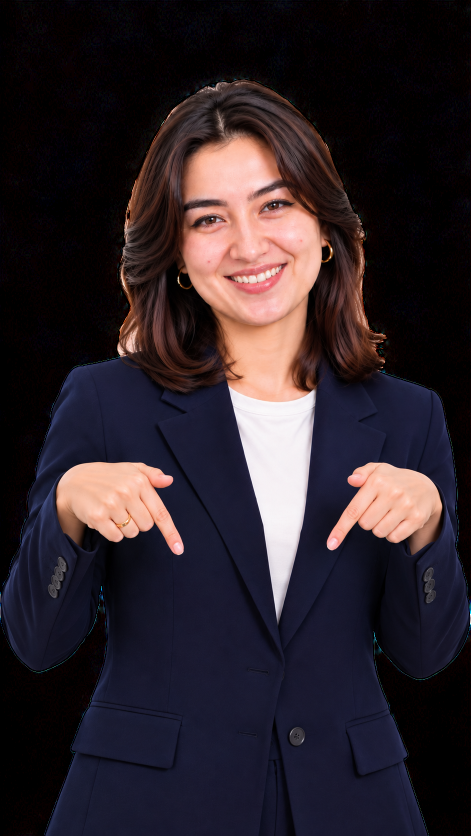
#> input picture assets/poses/down_cut.png, 941 x 1672 px (shown at 1/2 size)
$ python -i xato_v1.py   (imports and definitions only)
#> lines starting #> are read from the running program, lines starting #| are printed output that depends on the picture
"""Maxsus video: "Xato va to'g'risi" (bunday demang — bunday deng). lesson_v2.py bilan bir xil brend ko'rinishi.
Ishlatish: python3 xato_v1.py specials/xato-01.json [sheet]
Ovoz: voice_uz/dars-NN/{hook,slow0,norm0,uz0,...,example,exuz,turn,rep0,...,next}.wav (oldindan tayyorlangan)
Natija: videos/dars-NN/ ichida dars-NN.mp4, cover.jpg, caption.txt"""
import json, math, os, subprocess, sys
import numpy as np
import soundfile as sf
from PIL import Image, ImageDraw, ImageFilter, ImageFont

ROOT = os.path.dirname(os.path.abspath(__file__))
# [2 lines not run here, left out]
# [1 line that did not run here, left out]
# [1 line that did not run here, left out]
# [1 line that did not run here, left out]
# [1 line not run here, left out]
# [1 line that did not run here, left out]
# [1 line that did not run here, left out]
W, H, FPS = 1080, 1920, 30
FD = f"{ROOT}/fonts/"

# ---------------------------------------------------------------- ranglar (brend): och binafsha fon, to'q siyohrang yozuv, nilufar marker
BG, INK, HL, CORAL = (251, 248, 254), (38, 28, 74), (208, 180, 244), (124, 78, 200)
GREY, SOFT, WHITE, GREEN, PADC = (124, 118, 146), (240, 233, 249), (255, 255, 255), (38, 158, 108), (224, 204, 247)
# Instagram xavfsiz hududi: tepadan ~250, pastdan ~350 px interfeys; muhim matn 270..1560 oralig'ida
CARD = (90, 650, 990, 1100)
RED = (214, 69, 80)


def pop(size, w="Bold"):
    return ImageFont.truetype(f"{FD}Poppins-{w}.ttf", size)


# [10 lines left out: functions lora, fra, not called in this run]


_tc = {}


# [17 lines left out: functions txt, fit, not called in this run]


def ease(x):
    x = min(max(x, 0.0), 1.0)
    return 1 - (1 - x) ** 3


# [34 lines left out: functions put, marker, pill, not called in this run]


# ================================================================ ovoz yo'lagi (tayyor bo'laklardan, o'lik pauzasiz)
segs = [("hook", 0.5)]
# [3 lines not run here, left out]
sr = 24000
chunks, tcur, timing = [np.zeros(int(0.15 * sr), dtype=np.float32)], 0.15, []
# [9 lines not run here, left out]
voice = np.concatenate(chunks)
TV = len(voice) / sr
TOTAL = TV + 1.3
L = {x["id"]: x for x in timing}
# [1 line not run here, left out]
voice = np.concatenate([voice, np.zeros(int(TOTAL * sr) - len(voice))])
NF = int(TOTAL * FPS)
env = np.array([np.sqrt(np.mean(voice[int(i / FPS * sr): int((i + 1) / FPS * sr)] ** 2) + 1e-9) for i in range(NF + 1)])
env = env / env.max()

# ---------------------------------------------------------------- sahnalar
# [1 line that did not run here, left out]
# [1 line that did not run here, left out]
# [1 line that did not run here, left out]
# [1 line that did not run here, left out]
# [1 line that did not run here, left out]
# [1 line that did not run here, left out]
# [1 line that did not run here, left out]

# ================================================================ tovush: fon musiqa, yumshoq o'tish tovushlari
rng = np.random.default_rng(3)
sfx = np.zeros(len(voice))
# [16 lines not run here, left out]
sys.path.insert(0, ROOT)
from music import make as make_music
_e = np.convolve(np.abs(voice), np.ones(int(0.05 * sr)) / int(0.05 * sr), mode="same")
duck = 1 - 0.6 * np.clip(_e / _e.max() * 10, 0, 1)
duck = np.convolve(duck, np.ones(int(0.18 * sr)) / int(0.18 * sr), mode="same")
tt = np.arange(len(voice)) / sr
fade = np.minimum(1, np.minimum(tt / 0.3, (TOTAL - tt) / 1.2)).clip(0)
# [1 line that did not run here, left out]
# [1 line not run here, left out]

# ================================================================ fon va o'qituvchi
_bg = Image.new("RGB", (W, H), BG)
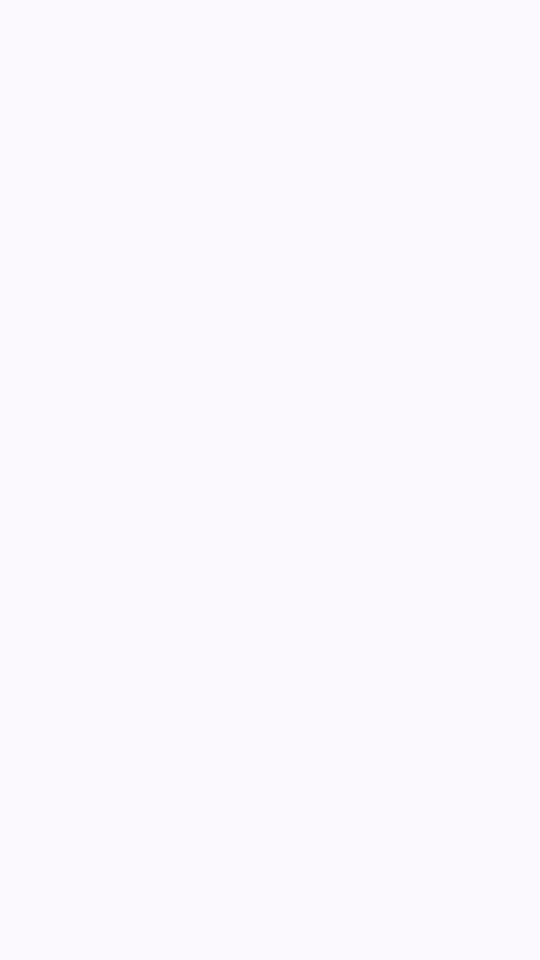
#> _bg: PIL image 1080x1920 RGB (shown at 1/2 size); mean R, G, B 251, 248, 254
_d = ImageDraw.Draw(_bg)
# [3 lines not run here, left out]
BGIM = _bg.convert("RGBA")

TS = 0.62                                                    # o'qituvchi kichikroq: mazmunga ko'proq joy
# [1 line not run here, left out]
POSE = {}
# [4 lines not run here, left out]
PAD_BOX = (540 - 292, 1312, 540 + 292, 2100)
PR = 126


def pose_at(t):
    if t < WA[0]:
        return "wave"
    for i in range(NI):
        if WA[i] <= t < WB[i]:
            return "point" if t < TW[i] else ("open" if t < TR[i] else "thumbs")
    return "down" if t < TOTAL - 1.4 else "heart"


POSE_CUTS, _p = [0.0], None
# [5 lines not run here, left out]


def teacher(fr, t, pose=None):
    img0, x0, y0 = POSE[pose or pose_at(t)]
    last = max([c for c in POSE_CUTS + CUTS if c <= t] or [0])
    k = (t - last) / 0.32
    bob = 5 * math.sin(t * 2 * math.pi / 4.0)
    px0, py0, px1, py1 = PAD_BOX
    ImageDraw.Draw(fr).rounded_rectangle(PAD_BOX, radius=PR, fill=PADC)
    sc = 1 + 0.035 * math.sin(min(k, 1) * math.pi) if (k < 1 and last > 0) else 1.0
    img = img0 if sc == 1.0 else img0.resize((int(img0.width * sc), int(img0.height * sc)), Image.BILINEAR)
    x = int(x0 - (img.width - img0.width) / 2)
    y = int(y0 + bob - (img.height - img0.height) * 0.6)
    mask = Image.new("L", img.size, 0)
    md = ImageDraw.Draw(mask)
    md.rectangle((0, 0, img.width, py0 + PR - y), fill=255)
    md.rounded_rectangle((px0 - x, py0 - y, px1 - x, py1 - y), radius=PR, fill=255)
    side = Image.new("L", img.size, 0)
    ImageDraw.Draw(side).rectangle((px0 - x, 0, px1 - x, img.height), fill=255)
    top = Image.new("L", img.size, 0)
    ImageDraw.Draw(top).rectangle((0, 0, img.width, py0 - y), fill=255)
    m = np.maximum(np.array(top), np.minimum(np.array(mask), np.array(side)))
    m = np.minimum(m, np.array(img.getchannel("A")))
    fr.paste(img.convert("RGB"), (x, y), Image.fromarray(m))


# ================================================================ umumiy elementlar
def _card():
    x0, y0, x1, y1 = CARD
    M = 70
    im = Image.new("RGBA", (x1 - x0 + M * 2, y1 - y0 + M * 2), (0,) * 4)
#> im: PIL image 1040x590 RGBA; every value is 0
    sh = Image.new("RGBA", im.size, (0,) * 4)
    ImageDraw.Draw(sh).rounded_rectangle((M, M + 18, im.width - M, im.height - M + 18), radius=56, fill=(38, 28, 74, 46))
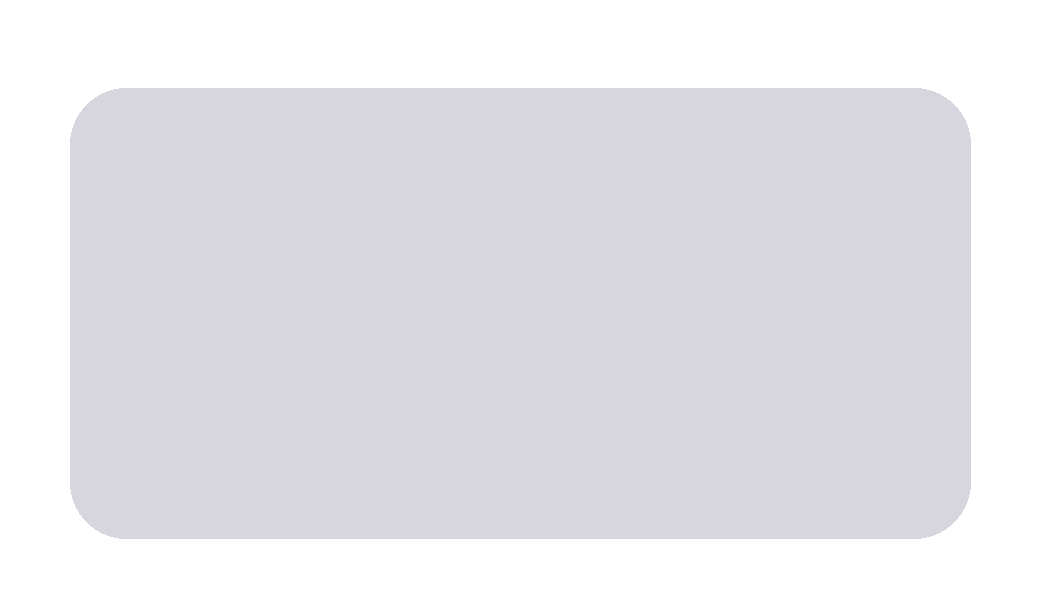
#> sh: PIL image 1040x590 RGBA; mean R, G, B, A 25, 18.4, 48.7, 30.3; transparent parts drawn white
    im.alpha_composite(sh.filter(ImageFilter.GaussianBlur(26)))
    ImageDraw.Draw(im).rounded_rectangle((M, M, im.width - M, im.height - M), radius=56, fill=WHITE, outline=(232, 224, 243), width=3)
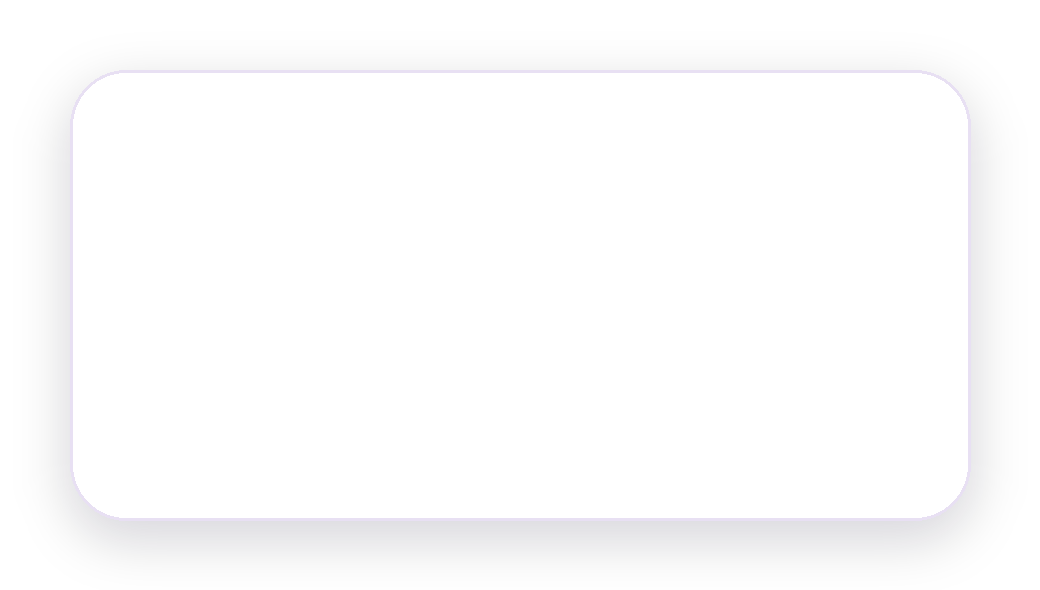
#> im: PIL image 1040x590 RGBA; mean R, G, B, A 169.4, 168.7, 171.3, 170.1; transparent parts drawn white
    return im


CARD_IM = _card()
CCX, CCY = (CARD[0] + CARD[2]) // 2, (CARD[1] + CARD[3]) // 2
# [1 line that did not run here, left out]


# [85 lines left out: functions stage_at, header, underline, headline, eq, status and 2 more, not called in this run]


YW, YR, YT, YN = 745, 880, 968, 1040                          # kartochka ichidagi qatorlar


# [42 lines left out: functions item_scene, end_scene, not called in this run]


# [1 line that did not run here, left out]
# [1 line that did not run here, left out]
# [1 line that did not run here, left out]
# [1 line that did not run here, left out]
# [1 line that did not run here, left out]


# [32 lines left out: functions teaser, hook_scene, not called in this run]


def render(i):
    t = i / FPS
    fr = BGIM.copy()
    teacher(fr, t)
    if t < WA[0]:
        hook_scene(fr, t)
    else:
        header(fr, t)
        for k in range(NI):
            if WA[k] <= t < WB[k]:
                item_scene(fr, t, k)
        if t >= t_end:
            end_scene(fr, t)
    return fr.convert("RGB")


# [17 lines left out: function cover, not called in this run]


# [24 lines not run here, left out]

>>> import cv2
>>> picture = cv2.imread('assets/poses/down_cut.png', cv2.IMREAD_GRAYSCALE)
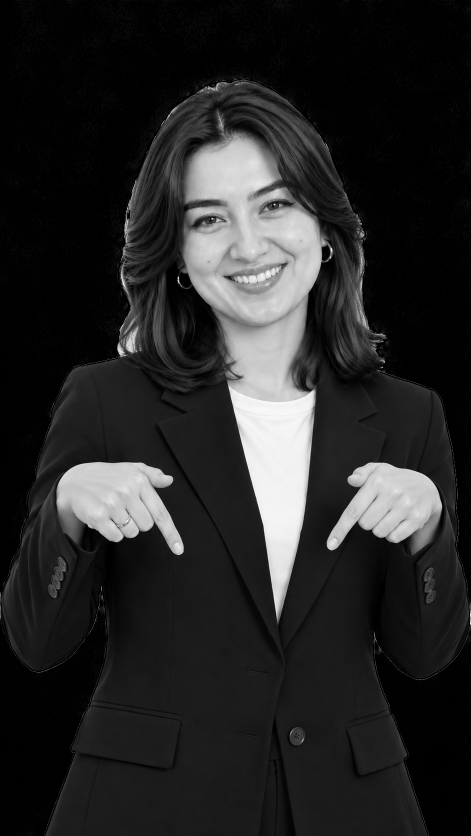
#> picture: shape (1672, 941) (shown at 1/2 size); min 0, max 255, mean 39.1
>>> result = render(picture)
#> (the run stopped early here; a loop or call above may not have finished)

$ run again, on assets/poses/smile_cut.png
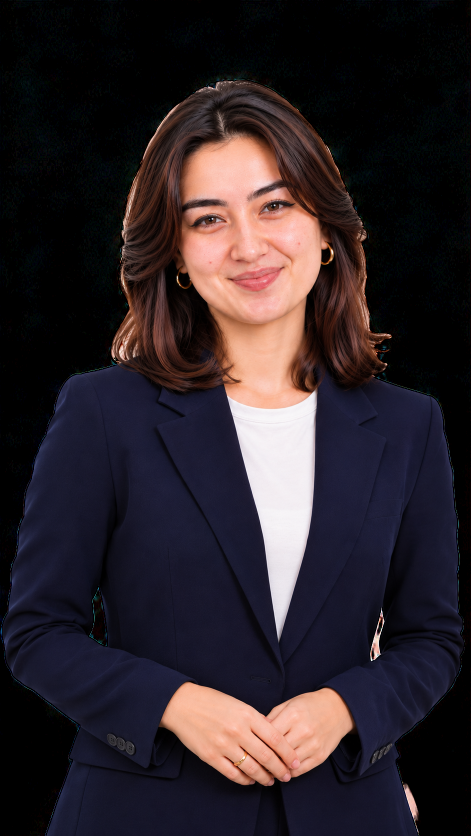
#> input picture assets/poses/smile_cut.png, 941 x 1672 px (shown at 1/2 size)
#> `picture = cv2.imread('assets/poses/down_cut.png', cv2.IMREAD_GRAYSCALE)`:
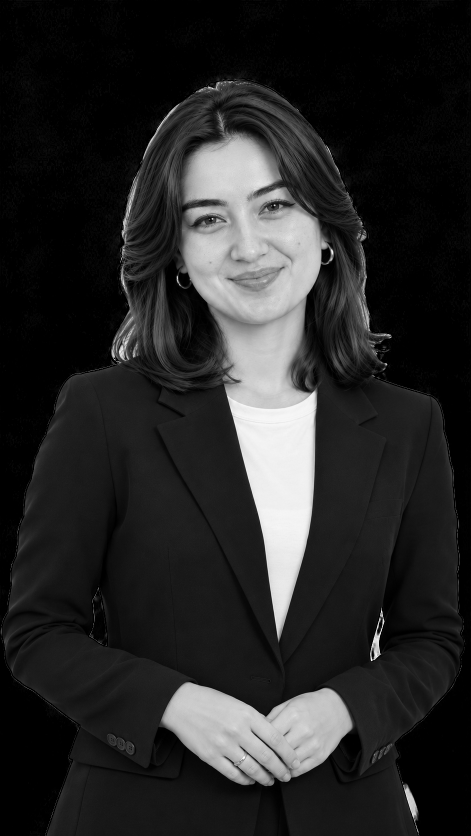
#> picture: shape (1672, 941) (shown at 1/2 size); min 0, max 255, mean 39.4

$ run again, on assets/poses/thumbs_cut.png
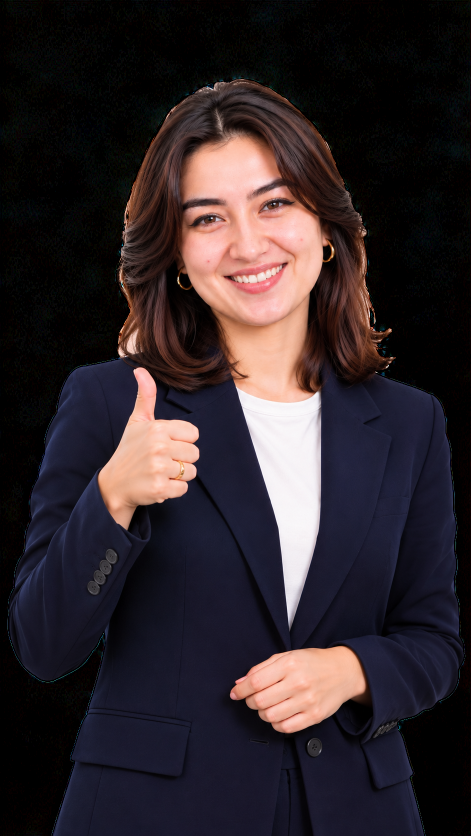
#> input picture assets/poses/thumbs_cut.png, 941 x 1672 px (shown at 1/2 size)
#> `picture = cv2.imread('assets/poses/down_cut.png', cv2.IMREAD_GRAYSCALE)`:
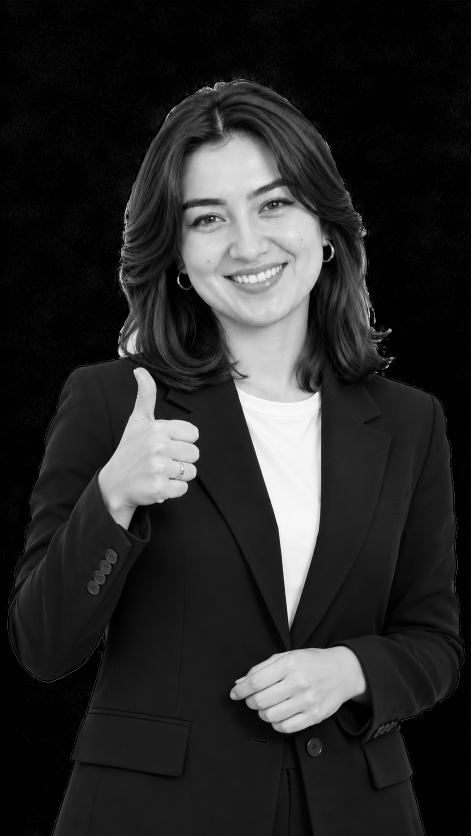
#> picture: shape (1672, 941) (shown at 1/2 size); min 0, max 255, mean 41.1

$ run again, on assets/poses/wave_cut.png
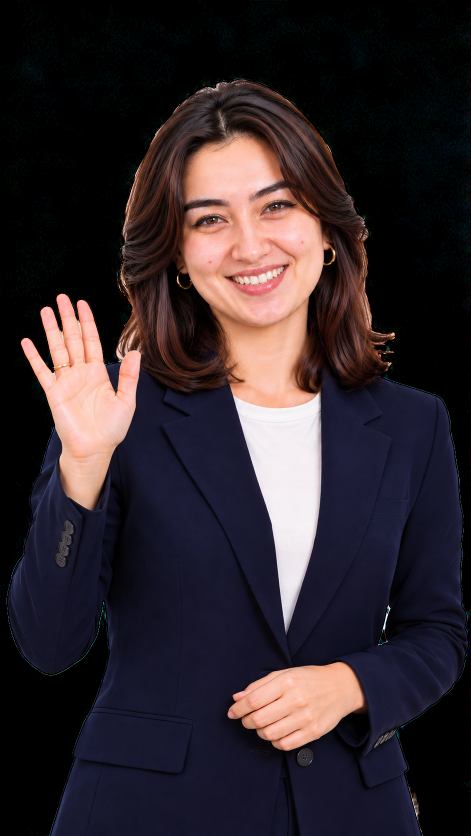
#> input picture assets/poses/wave_cut.png, 941 x 1671 px (shown at 1/2 size)
#> `picture = cv2.imread('assets/poses/down_cut.png', cv2.IMREAD_GRAYSCALE)`:
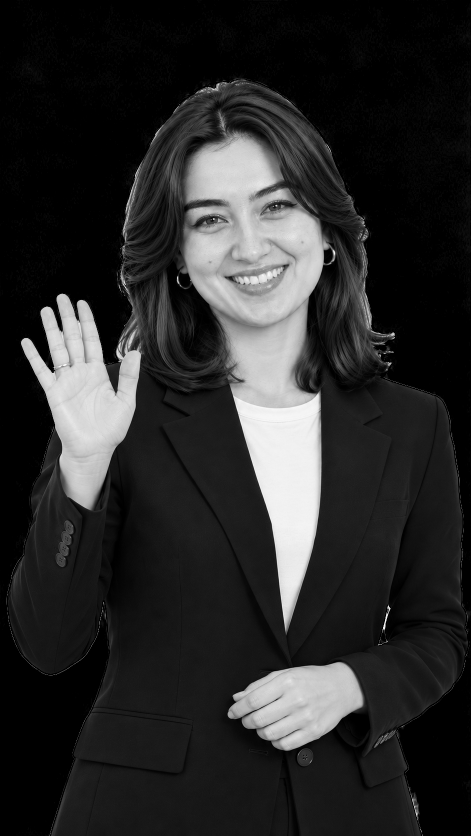
#> picture: shape (1671, 941) (shown at 1/2 size); min 0, max 255, mean 42.5
